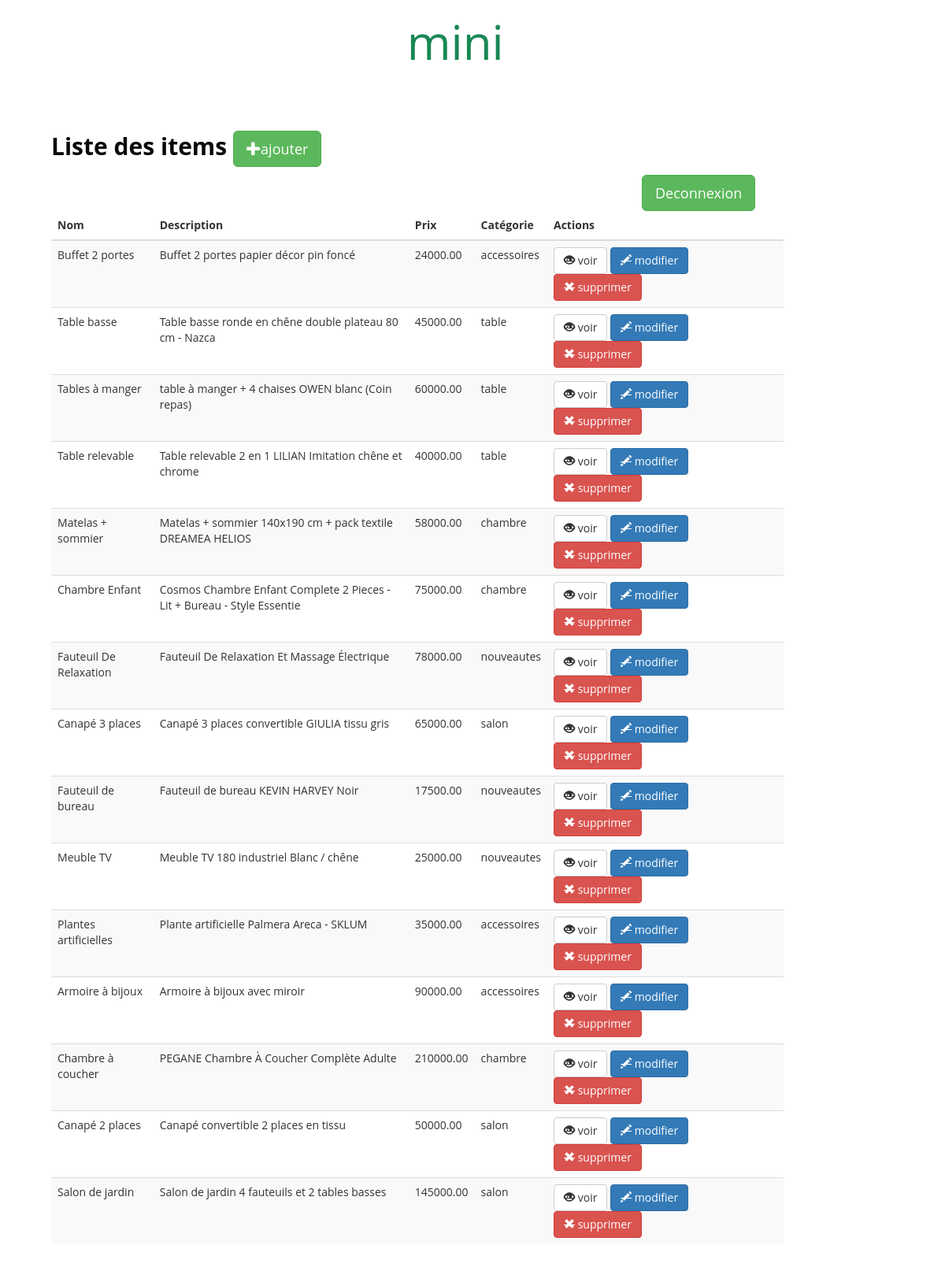
/admin/index.php (signed in), run on the app's committed database.
### tables this page shows
CREATE TABLE IF NOT EXISTS `itemsmini` (
  `id` int(11) NOT NULL AUTO_INCREMENT,
  `name` varchar(100) NOT NULL,
  `description` text NOT NULL,
  `price` varchar(100) NOT NULL,
  `image` varchar(250) NOT NULL,
  `category` int(11) NOT NULL,
  PRIMARY KEY (`id`),
  KEY `category` (`category`)
);

CREATE TABLE IF NOT EXISTS `categories` (
  `id` int(11) NOT NULL AUTO_INCREMENT,
  `name` varchar(100) NOT NULL,
  PRIMARY KEY (`id`)
);

### admin/index.php (the view, shortened to what this page needs)
<!DOCTYPE html>
<html lang="en">
<head>
    <link rel="stylesheet" href="https://maxcdn.bootstrapcdn.com/bootstrap/3.3.6/css/bootstrap.min.css">
    <link rel="stylesheet" href="styles.css">
    <link rel="stylesheet" href="https://use.fontawesome.com/releases/v5.13.0/css/all.css" />
</head>
<body>
    <div class="container ">
          <h1><span>mini</span> prix</h1>
        <div class="admin">
            <div class="row">
                <h2><strong>Liste des items  </strong><a href="insert.php" class="btn btn-success btn-lg"><s class="glyphicon glyphicon-plus"></s>ajouter</a></h2>
                    <a href="../connexion1/logout.php" class="btn btn-success btn-lg" style="margin-left:750px">Deconnexion</a>
                <table class="table table-striped table-border">
                   <thead>
                      <tr>
                          <th>Nom</th>
                          <th>Description</th>
                          <th>Prix</th>
                          <th>Catégorie</th>
                          <th>Actions</th>
                      </tr>
                   </thead>
                   <tbody>
                       <?php
                       $db=Database::connect();
                       $statement=$db->query('SELECT itemsmini.id, itemsmini.name, itemsmini.description, itemsmini.price,
                        categories.name AS category FROM itemsmini LEFT JOIN categories ON itemsmini.category= categories.id ORDER BY itemsmini.id DESC');
                       while($item=$statement->fetch())
                       {
                        echo'<tr>';
                        echo '<td>'.$item['name'].'</td>';
                        echo '<td>'.$item['description'].'</td>';
                        echo '<td>'. number_format((float) $item['price'],2,'.', '').'</td>';
                        echo '<td>'.$item['category'].'</td>';
                        echo '<td width=300>';
                            echo '<a class="btn btn-default" href="view.php?id='.$item['id'].'"><s class="glyphicon glyphicon-eye-open"></s> voir</a>';
                            echo '<a class="btn btn-primary" href="update.php?id='.$item['id'].'"><s class="glyphicon glyphicon-pencil"></s> modifier</a>';
                            echo '<a class="btn btn-danger" href="delete.php?id='.$item['id'].'"><s class="glyphicon glyphicon-remove"></s> supprimer</a>';
                        echo  '</td>';
                        echo'</tr>';
                       }
                       ?>
                   </tbody>
                </table>
            </div>
        </div>
    </div>
</body>
</html>

### admin/styles.css (style rules this page uses)
body { font-family: 'open Sans', sans-serif ; margin: auto; background-image: url("bois.jpg"); }
.container h1 { font-size: 60px; max-width: 800px; text-align: center; margin-left: 210px; color:#fff ; }
.container span { color:#198754 ; font-size: 60px ; animation: flash 2s linear infinite; }
.container .admin { background: #fff; padding: 50px; border-radius: 10px; }
.container .admin .row h2 { color:rgb(9, 9, 9); }
.admin { background: #fff; padding:50px; border-radius:10px; max-width: 1000px; }

### data on the page
itemsmini: name "Buffet 2 portes", description "Buffet 2 portes papier décor pin foncé", price "24000.00", category.name "accessoires"
itemsmini: name "Table basse", description "Table basse ronde en chêne double plateau 80 cm - Nazca", price "45000.00", category.name "table"
itemsmini: name "Tables à manger", description "table à manger + 4 chaises OWEN blanc (Coin repas)", price "60000.00", category.name "table"
itemsmini: name "Table relevable", description "Table relevable 2 en 1 LILIAN Imitation chêne et chrome", price "40000.00", category.name "table"
itemsmini: name "Matelas + sommier", description "Matelas + sommier 140x190 cm + pack textile DREAMEA HELIOS", price "58000.00", category.name "chambre"
itemsmini: name "Chambre Enfant", description "Cosmos Chambre Enfant Complete 2 Pieces - Lit + Bureau - Style Essentie", price "75000.00", category.name "chambre"
itemsmini: name "Fauteuil De Relaxation", description "Fauteuil De Relaxation Et Massage Électrique", price "78000.00", category.name "nouveautes"
itemsmini: name "Canapé 3 places", description "Canapé 3 places convertible GIULIA tissu gris", price "65000.00", category.name "salon"
itemsmini: name "Fauteuil de bureau", description "Fauteuil de bureau KEVIN HARVEY Noir", price "17500.00", category.name "nouveautes"
itemsmini: name "Meuble TV", description "Meuble TV 180 industriel Blanc / chêne", price "25000.00", category.name "nouveautes"
itemsmini: name "Plantes artificielles", description "Plante artificielle Palmera Areca - SKLUM", price "35000.00", category.name "accessoires"
itemsmini: name "Armoire à bijoux", description "Armoire à bijoux avec miroir", price "90000.00", category.name "accessoires"
itemsmini: name "Chambre à coucher", description "PEGANE Chambre À Coucher Complète Adulte", price "210000.00", category.name "chambre"
itemsmini: name "Canapé 2 places", description "Canapé convertible 2 places en tissu", price "50000.00", category.name "salon"
itemsmini: name "Salon de jardin", description "Salon de jardin 4 fauteuils et 2 tables basses", price "145000.00", category.name "salon"
